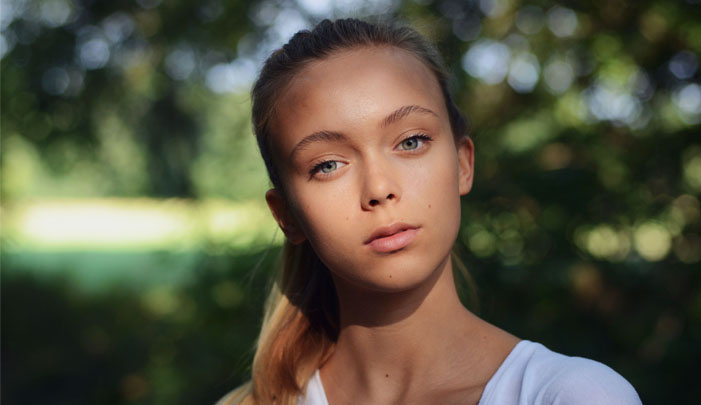
#> input picture Lab03/po2.jpg, 701 x 405 px
$ jupyter execute SomeFilters.ipynb   (shell and % lines are left out)
#> lines starting #> are read from the running program, lines starting #| are printed output that depends on the picture; after the words box and inside, x2 and y2 are one past the last pixel; in counts of white or black regions, pixels touching at a corner belong together
[cell 1]
import matplotlib.pyplot as plt
import scipy.ndimage as ndimage
import numpy as np
import skimage as sk

[cell 2]
I = plt.imread('po2.jpg').astype(float) # my image too large
I = I/I.ravel().max()
GI = sk.filters.gaussian(I, multichannel = False) # look at the gradient/slope
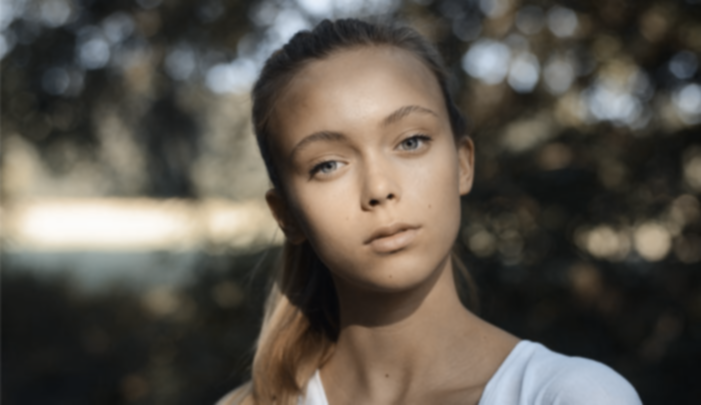
#> GI: shape (405, 701, 3) float64; mean R, G, B 0.357, 0.334, 0.301
GI = (GI - GI.min())/(GI.max() - GI.min()) # make the range 0 -> 1
DI = I - GI
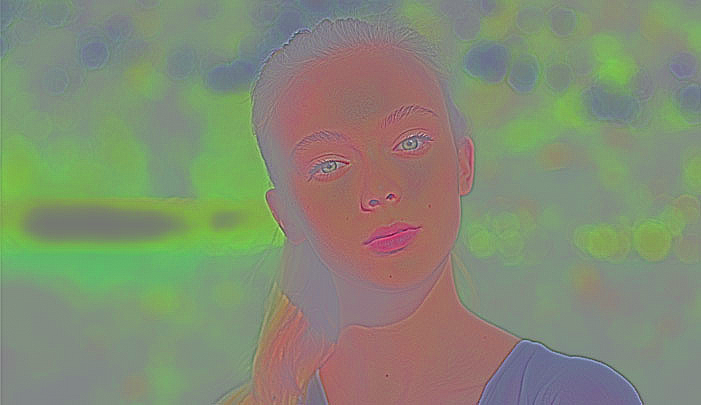
#> DI: shape (405, 701, 3) float64; mean R, G, B 0.0231, 0.0366, -0.00661; drawn with min black and max white
IsharpI = I + DI
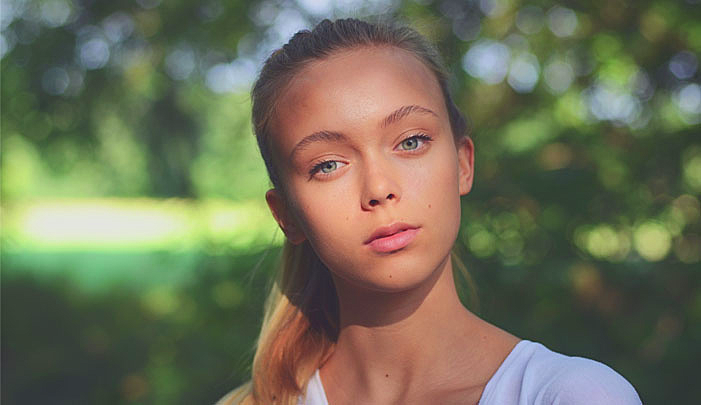
#> IsharpI: shape (405, 701, 3) float64; mean R, G, B 0.388, 0.391, 0.27; drawn with min black and max white
IsharpI[IsharpI > 1] = 1
#> IsharpI: shape (405, 701, 3) float64; 3.06% of pixels changed, all inside (x1, y1, x2, y2) = (13, 0, 634, 405)
IsharpI[IsharpI < 0] = 0
#> IsharpI: shape (405, 701, 3) float64; mean R, G, B 0.388, 0.391, 0.27
f, axx = plt.subplots(1,2, figsize = (10,5) ,sharex = True, sharey = True)
axx[0].imshow(GI)
axx[0].set_title("GI")
axx[1].imshow(IsharpI)
axx[1].set_title("Enhanced Image")
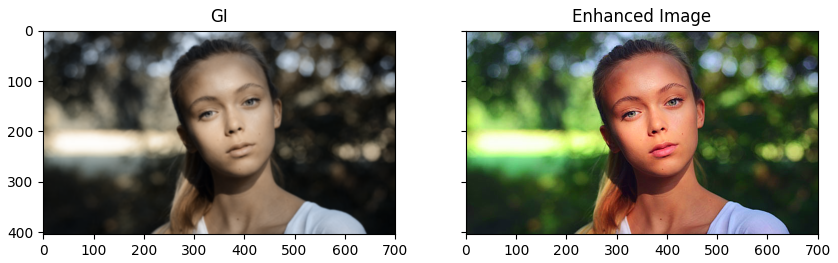
#> figure drawn by matplotlib, 2 panels

[cell 3]
f, axx = plt.subplots(1,2, figsize = (10,5) ,sharex = True, sharey = True)
axx[0].imshow(I)
axx[0].set_title("Original")
axx[1].imshow(IsharpI)
axx[1].set_title("Enhanced Image")

$ run again, with Lab03/canyon.jpg copied over Lab03/po2.jpg
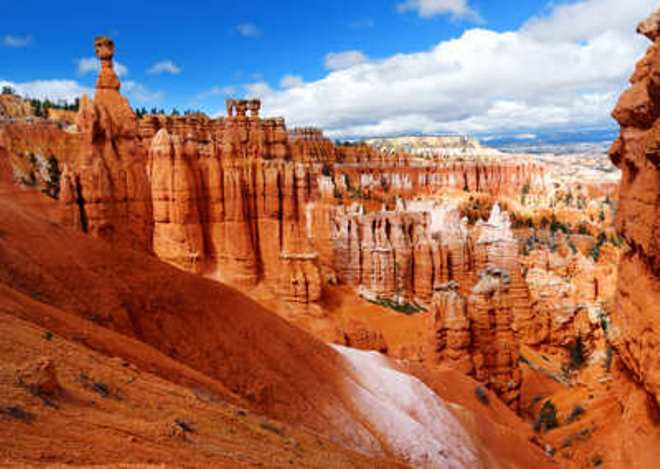
#> input picture Lab03/canyon.jpg, 660 x 469 px
#> `IsharpI[IsharpI > 1] = 1`:
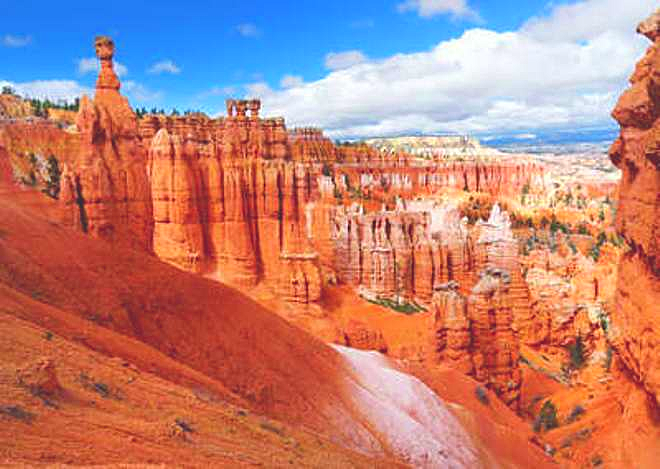
#> IsharpI: shape (469, 660, 3) float64; mean R, G, B 0.681, 0.396, 0.353; drawn with min black and max white
#> `IsharpI[IsharpI < 0] = 0`:
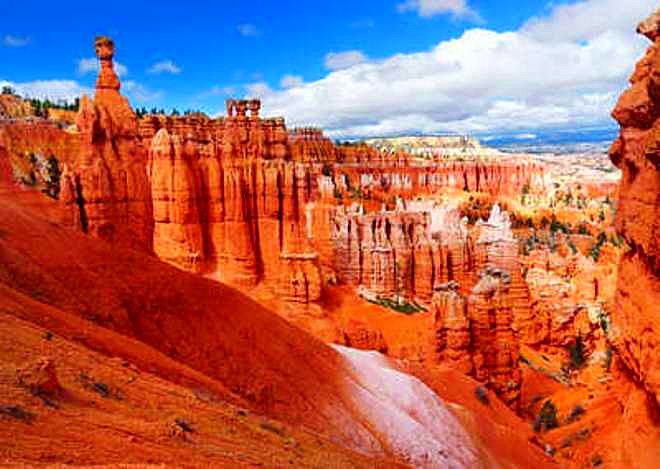
#> IsharpI: shape (469, 660, 3) float64; mean R, G, B 0.684, 0.397, 0.358

$ run again, with Lab03/po.jpg copied over Lab03/po2.jpg
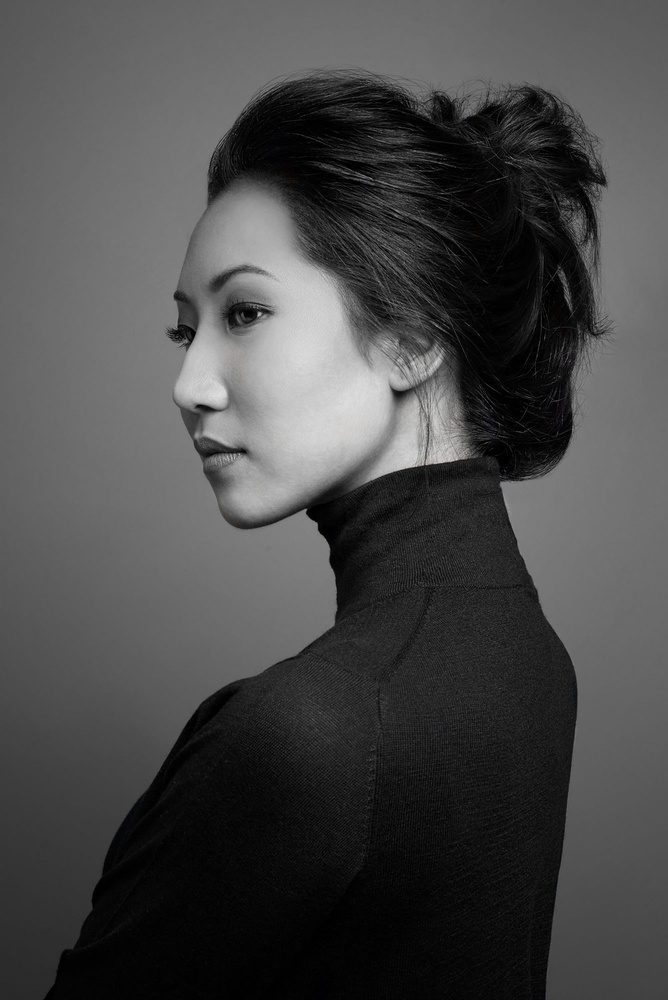
#> input picture Lab03/po.jpg, 668 x 1000 px, shrunk from 1335 x 2000 before the run
#> `DI = I - GI`:
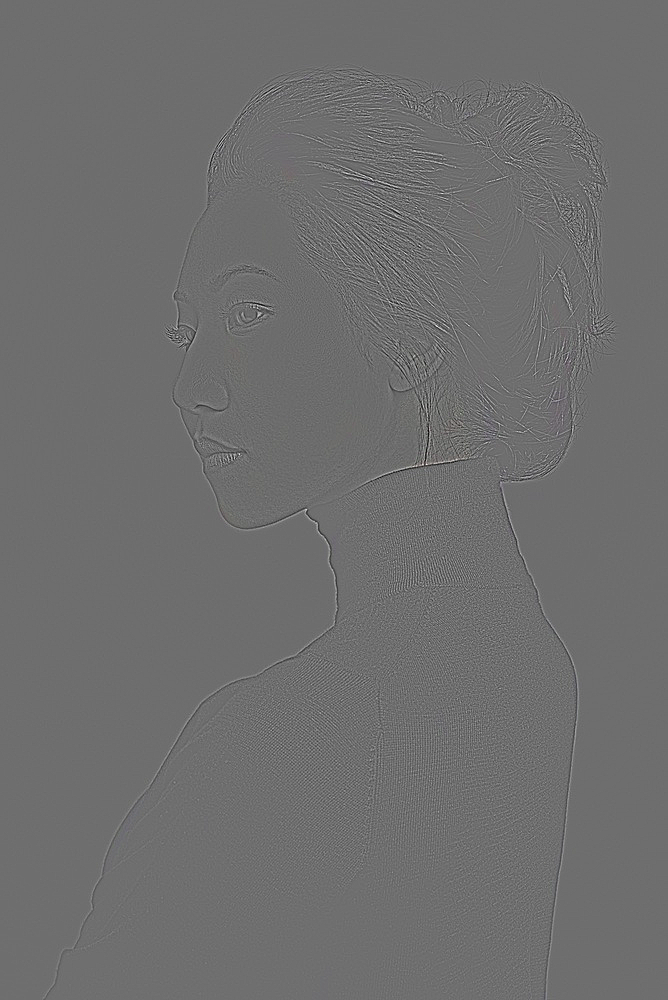
#> DI: shape (1000, 668, 3) float64; mean R, G, B -0.00205, -0.00209, -0.00208; drawn with min black and max white
#> `IsharpI[IsharpI > 1] = 1`:
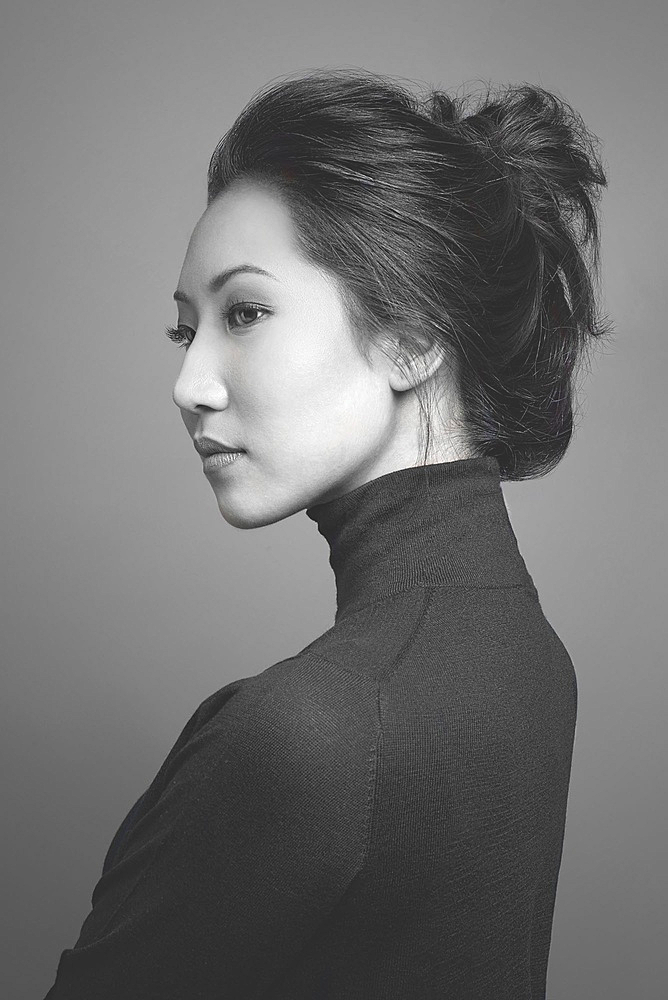
#> IsharpI: shape (1000, 668, 3) float64; mean R, G, B 0.324, 0.324, 0.324; drawn with min black and max white
